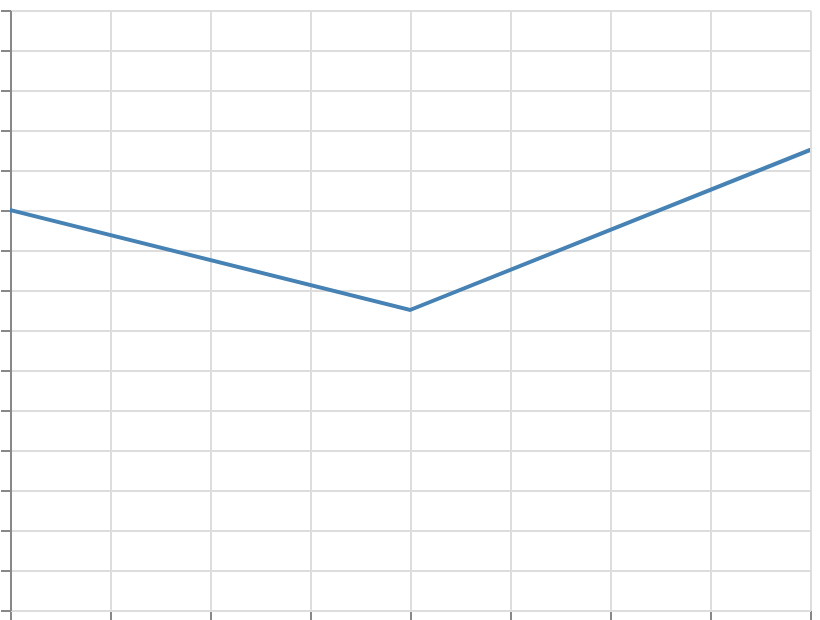

Express this chart as Vega-Lite.
### Vega specification from a JSON file in a GitHub repository (floating-point values rounded to 4 significant figures)
{"$schema": "https://vega.github.io/schema/vega/v6.json", "width": 400, "height": 300, "padding": 5, "autosize": "none", "data": [{"name": "table", "values": [{"x": -50, "y": 10}, {"x": 0, "y": 20}, {"x": 200, "y": 15}, {"x": 450, "y": 25}]}], "scales": [{"name": "x", "type": "linear", "domain": [0, 400], "range": "width"}, {"name": "y", "type": "linear", "domain": [0, 30], "range": [{"signal": "height"}, 0]}], "marks": [{"type": "line", "from": {"data": "table"}, "clip": true, "encode": {"update": {"x": {"scale": "x", "field": "x"}, "y": {"scale": "y", "field": "y"}, "stroke": {"value": "steelblue"}, "strokeWidth": {"value": 2}}}}], "axes": [{"scale": "x", "orient": "bottom", "grid": true, "labels": false}, {"scale": "y", "orient": "left", "grid": true, "labels": false}]}
